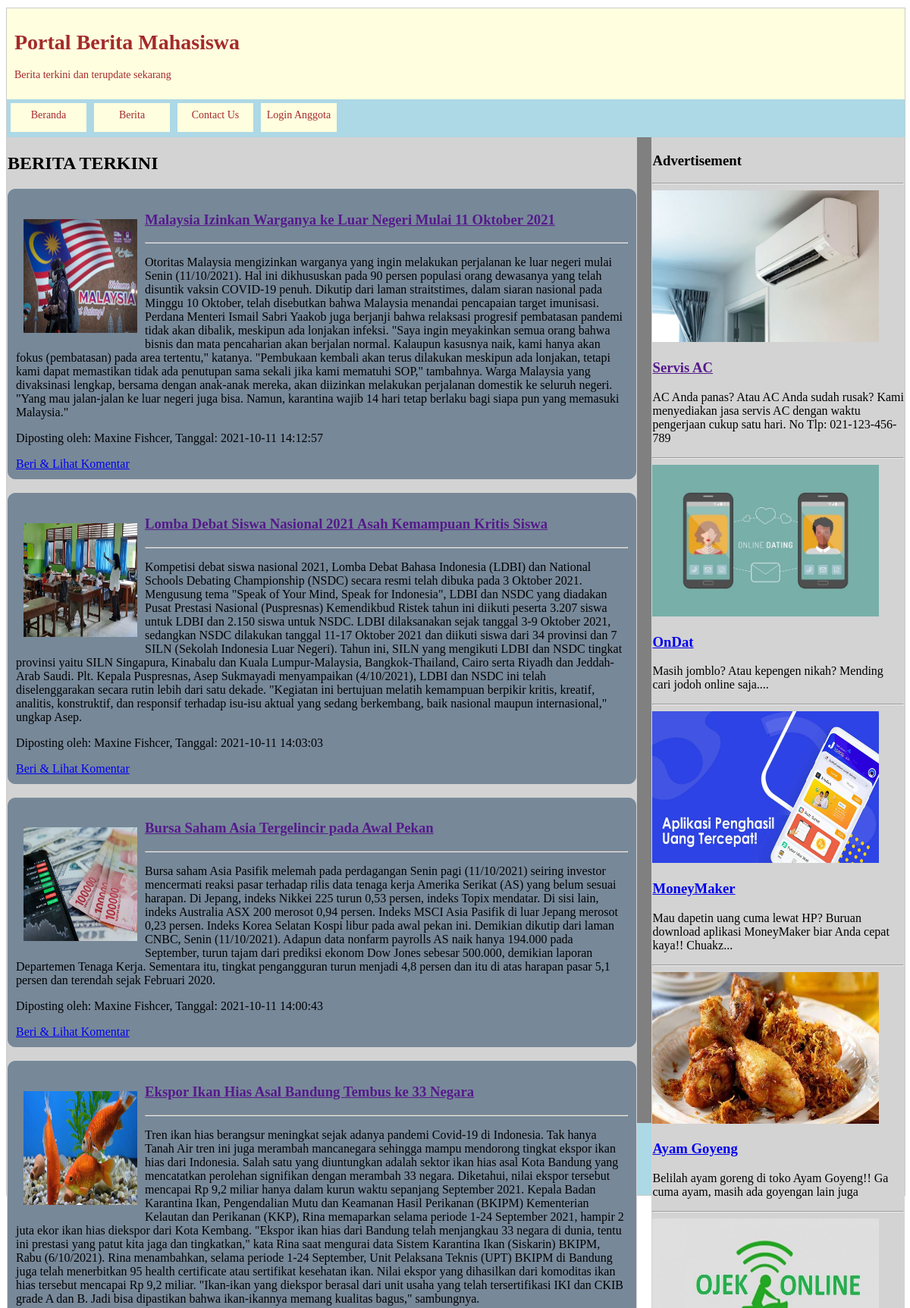
Page /CODE/UTSF1/artikeluser.php (upper part) on the committed database.
### tables this page shows
CREATE TABLE `berita` (
  `id_berita` int(5) NOT NULL,
  `id_kategori` int(5) NOT NULL,
  `id_admin` int(5) NOT NULL,
  `judul` varchar(200) NOT NULL,
  `tgl_posting` datetime NOT NULL,
  `text_berita` longtext NOT NULL,
  `dilihat` int(11) NOT NULL,
  `gambar` varchar(50) NOT NULL
);

CREATE TABLE `iklan` (
  `id_iklan` int(5) NOT NULL,
  `id_admin` int(5) NOT NULL,
  `nm_perusahaan` varchar(50) NOT NULL,
  `gambar` varchar(50) NOT NULL,
  `isi_iklan` text NOT NULL,
  `tgl_mulai` date NOT NULL,
  `tgl_selesai` date NOT NULL,
  `link` text NOT NULL,
  `status` enum('Aktif','Tidak Aktif') NOT NULL
);

### CODE/UTSF1/artikeluser.php (the view, shortened to what this page needs)
<?php
include "koneksi.php";?>
<!DOCTYPE html>
<html lang="en">
    <head>
        <link rel="stylesheet" href="style.css" type="text/css">
    </head>
    <body>
        <div id="container">
            <?php include "header.php"; ?>
            <div class="konten">
                <div class="konten-kiri">
                    <h2>BERITA TERKINI</h2>
                    <?php
                    $data = mysqli_query($connect, "SELECT * FROM berita, admin WHERE berita.id_admin=admin.id_admin ORDER BY id_berita DESC");
                    while($row = mysqli_fetch_array($data)){
                        ?>
                    <div class="feedberita">
                        <img src="assets/images/berita/<?= $row['gambar'];?>" alt="<?= $row['judul'];?>" style="width:150px;height:150px;float:left;margin:10px;">
                        <a href=""><h3><?= $row['judul'];?></h3></a>
                        <hr>
                        <p><?= $row['text_berita'];?></p>
                        <p>Diposting oleh: <?= $row['nama_lengkap'];?>, Tanggal: <?=$row['tgl_posting'];?></p>
                        <a href="komen/komentar.php">Beri & Lihat Komentar</a>
                    </div>
                    <br>
                    <?php } ?>
                </div>
                <div class="konten-kanan" >
                    <h3>Advertisement</h3>
                    <hr>
                    <?php
                    $data = mysqli_query($connect, "SELECT * FROM iklan, admin WHERE iklan.id_admin=admin.id_admin AND status='Aktif' ORDER BY id_iklan DESC");
                    while($row = mysqli_fetch_array($data)){
                        ?>
                        <img src="assets/images/iklan/<?= $row['gambar'];?>" alt="<?= $row['nm_perusahaan'];?>" style="width:90%;height:200px;">
                        <a href="<?= $row['link'];?>"><h3><?= $row['nm_perusahaan'];?></h3></a>
                        <p><?= $row['isi_iklan'];?></p>
                        <hr>
                    <?php } ?>
                </div>
            </div>
            <?php include "footer.php"; ?>

### CODE/UTSF1/style.css (style rules this page uses)
@media screen and (min-width:680px) { #container { width: auto; float: none; } }
#container { width:100%; min-height:600px; margin: 10px auto; border:#CCC solid 1px; background:lightblue; }
#container .konten { min-height:1300px; background:grey; }
#container .konten .konten-kiri { width:70%; min-height:400px; border:lightgray solid 1px; float:left; background:lightgray; }
#container .konten .konten-kanan { width:28%; min-height:400px; border:lightgray solid 1px; float:right; background:lightgray; }
.feedberita { padding:10px; border:lightslategrey solid 1px; border-radius:10px; background:lightslategrey; height:auto; }

### rows in the picture
berita: gambar (picture), judul "Malaysia Izinkan Warganya ke Luar Negeri Mulai 11 Oktober 2021", text_berita "Otoritas Malaysia mengizinkan warganya yang ingin melakukan perjalanan ke luar negeri mulai Senin (11/10/2021). Hal ini dikhususkan pada 90 persen populasi orang dewasanya yang telah disuntik vaksin COVID-19 penuh. Dikutip dari laman straitstimes, dalam siaran nasional pada Minggu 10 Oktober, telah disebutkan bahwa Malaysia menandai pencapaian target imunisasi. Perdana Menteri Ismail Sabri Yaakob juga berjanji bahwa relaksasi progresif pembatasan pandemi tidak akan dibalik, meskipun ada lonjakan infeksi. \"Saya ingin meyakinkan semua orang bahwa bisnis dan mata pencaharian akan berjalan normal. Kalaupun kasusnya naik, kami hanya akan fokus (pembatasan) pada area tertentu,\" katanya.…", id_admin.nama_lengkap "Maxine Fishcer", tgl_posting "2021-10-11 14:12:57"
berita: gambar (picture), judul "Lomba Debat Siswa Nasional 2021 Asah Kemampuan Kritis Siswa", text_berita "Kompetisi debat siswa nasional 2021, Lomba Debat Bahasa Indonesia (LDBI) dan National Schools Debating Championship (NSDC) secara resmi telah dibuka pada 3 Oktober 2021. Mengusung tema \"Speak of Your Mind, Speak for Indonesia\", LDBI dan NSDC yang diadakan Pusat Prestasi Nasional (Puspresnas) Kemendikbud Ristek tahun ini diikuti peserta 3.207 siswa untuk LDBI dan 2.150 siswa untuk NSDC. LDBI dilaksanakan sejak tanggal 3-9 Oktober 2021, sedangkan NSDC dilakukan tanggal 11-17 Oktober 2021 dan diikuti siswa dari 34 provinsi dan 7 SILN (Sekolah Indonesia Luar Negeri). Tahun ini, SILN yang mengikuti LDBI dan NSDC tingkat provinsi yaitu SILN Singapura, Kinabalu dan Kuala Lumpur-Malaysia,…", id_admin.nama_lengkap "Maxine Fishcer", tgl_posting "2021-10-11 14:03:03"
berita: gambar (picture), judul "Bursa Saham Asia Tergelincir pada Awal Pekan", text_berita "Bursa saham Asia Pasifik melemah pada perdagangan Senin pagi (11/10/2021) seiring investor mencermati reaksi pasar terhadap rilis data tenaga kerja Amerika Serikat (AS) yang belum sesuai harapan. Di Jepang, indeks Nikkei 225 turun 0,53 persen, indeks Topix mendatar. Di sisi lain, indeks Australia ASX 200 merosot 0,94 persen. Indeks MSCI Asia Pasifik di luar Jepang merosot 0,23 persen. Indeks Korea Selatan Kospi libur pada awal pekan ini. Demikian dikutip dari laman CNBC, Senin (11/10/2021). Adapun data nonfarm payrolls AS naik hanya 194.000 pada September, turun tajam dari prediksi ekonom Dow Jones sebesar 500.000, demikian laporan Departemen Tenaga Kerja. Sementara itu, tingkat…", id_admin.nama_lengkap "Maxine Fishcer", tgl_posting "2021-10-11 14:00:43"
berita: gambar (picture), judul "Ekspor Ikan Hias Asal Bandung Tembus ke 33 Negara", text_berita "Tren ikan hias berangsur meningkat sejak adanya pandemi Covid-19 di Indonesia. Tak hanya Tanah Air tren ini juga merambah mancanegara sehingga mampu mendorong tingkat ekspor ikan hias dari Indonesia. Salah satu yang diuntungkan adalah sektor ikan hias asal Kota Bandung yang mencatatkan perolehan signifikan dengan merambah 33 negara. Diketahui, nilai ekspor tersebut mencapai Rp 9,2 miliar hanya dalam kurun waktu sepanjang September 2021. Kepala Badan Karantina Ikan, Pengendalian Mutu dan Keamanan Hasil Perikanan (BKIPM) Kementerian Kelautan dan Perikanan (KKP), Rina memaparkan selama periode 1-24 September 2021, hampir 2 juta ekor ikan hias diekspor dari Kota Kembang. \"Ekspor ikan hias dari…"
iklan: gambar+nm_perusahaan (picture), nm_perusahaan "Servis AC", isi_iklan "AC Anda panas? Atau AC Anda sudah rusak? Kami menyediakan jasa servis AC dengan waktu pengerjaan cukup satu hari. No Tlp: 021-123-456-789"
iklan: gambar+nm_perusahaan (picture), nm_perusahaan "OnDat", isi_iklan "Masih jomblo? Atau kepengen nikah? Mending cari jodoh online saja...."
iklan: gambar+nm_perusahaan (picture), nm_perusahaan "MoneyMaker", isi_iklan "Mau dapetin uang cuma lewat HP? Buruan download aplikasi MoneyMaker biar Anda cepat kaya!! Chuakz..."
iklan: gambar+nm_perusahaan (picture), nm_perusahaan "Ayam Goyeng", isi_iklan "Belilah ayam goreng di toko Ayam Goyeng!! Ga cuma ayam, masih ada goyengan lain juga"
iklan: gambar+nm_perusahaan (picture)
